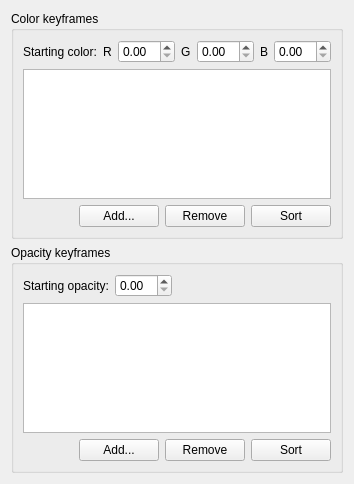
         <widget class="QWidget" name="colorNumericPage">
          <layout class="QVBoxLayout" name="colorNumericPageLayout">
           <item>
            <widget class="QGroupBox" name="colorGroup"><property name="title"><string>Color keyframes</string></property>
             <layout class="QVBoxLayout" name="colorGroupLayout">
              <item>
               <layout class="QFormLayout" name="colorValuesLayout"><property name="fieldGrowthPolicy"><enum>QFormLayout::FieldsStayAtSizeHint</enum></property>
                <item row="0" column="0"><widget class="QLabel" name="colorStartLabel"><property name="text"><string>Starting color:</string></property></widget></item>
                <item row="0" column="1"><widget class="QWidget" name="colorStartRow" native="true"><layout class="QHBoxLayout" name="colorStartLayout"><property name="leftMargin"><number>0</number></property><property name="topMargin"><number>0</number></property><property name="rightMargin"><number>0</number></property><property name="bottomMargin"><number>0</number></property><item><widget class="QLabel" name="colorStartRLabel"><property name="text"><string>R</string></property></widget></item><item><widget class="QDoubleSpinBox" name="colorStartRSpin"/></item><item><widget class="QLabel" name="colorStartGLabel"><property name="text"><string>G</string></property></widget></item><item><widget class="QDoubleSpinBox" name="colorStartGSpin"/></item><item><widget class="QLabel" name="colorStartBLabel"><property name="text"><string>B</string></property></widget></item><item><widget class="QDoubleSpinBox" name="colorStartBSpin"/></item></layout></widget></item>
               </layout>
              </item>
              <item><widget class="QTableWidget" name="colorKeysTable"><property name="maximumSize"><size><width>16777215</width><height>130</height></size></property><property name="minimumSize"><size><width>0</width><height>100</height></size></property></widget></item>
              <item><layout class="QHBoxLayout" name="colorButtonsLayout"><item><spacer name="colorButtonSpacer"><property name="orientation"><enum>Qt::Horizontal</enum></property><property name="sizeHint" stdset="0"><size><width>40</width><height>20</height></size></property></spacer></item><item><widget class="QPushButton" name="colorAddButton"><property name="text"><string>Add...</string></property></widget></item><item><widget class="QPushButton" name="colorRemoveButton"><property name="text"><string>Remove</string></property></widget></item><item><widget class="QPushButton" name="colorSortButton"><property name="text"><string>Sort</string></property></widget></item></layout></item>
             </layout>
            </widget>
           </item>
           <item>
            <widget class="QGroupBox" name="opacityGroup"><property name="title"><string>Opacity keyframes</string></property>
             <layout class="QVBoxLayout" name="opacityGroupLayout">
              <item><layout class="QFormLayout" name="opacityValuesLayout"><property name="fieldGrowthPolicy"><enum>QFormLayout::FieldsStayAtSizeHint</enum></property><item row="0" column="0"><widget class="QLabel" name="opacityStartLabel"><property name="text"><string>Starting opacity:</string></property></widget></item><item row="0" column="1"><widget class="QDoubleSpinBox" name="opacityStartSpin"/></item></layout></item>
              <item><widget class="QTableWidget" name="opacityKeysTable"><property name="maximumSize"><size><width>16777215</width><height>130</height></size></property><property name="minimumSize"><size><width>0</width><height>100</height></size></property></widget></item>
              <item><layout class="QHBoxLayout" name="opacityButtonsLayout"><item><spacer name="opacityButtonSpacer"><property name="orientation"><enum>Qt::Horizontal</enum></property><property name="sizeHint" stdset="0"><size><width>40</width><height>20</height></size></property></spacer></item><item><widget class="QPushButton" name="opacityAddButton"><property name="text"><string>Add...</string></property></widget></item><item><widget class="QPushButton" name="opacityRemoveButton"><property name="text"><string>Remove</string></property></widget></item><item><widget class="QPushButton" name="opacitySortButton"><property name="text"><string>Sort</string></property></widget></item></layout></item>
             </layout>
            </widget>
           </item>
          </layout>
         </widget>
